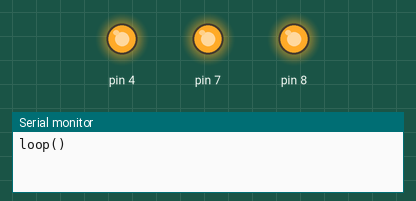
This sketch was run on a simulated Arduino Uno, built with avr-gcc and run on an emulated ATmega328P. On the bench: output pins drawn as LEDs (lit = HIGH), the last lines printed to the serial monitor.

Above: at 0.1 s.
At 4.1 s:
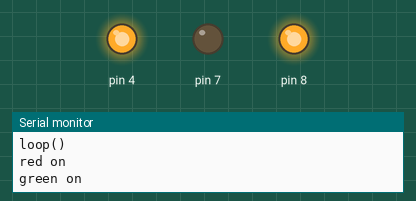
At 6.1 s:
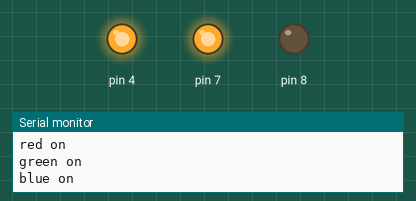
At 10.1 s:
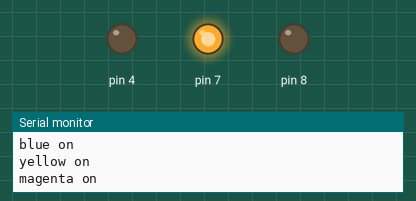
At 21.1 s:
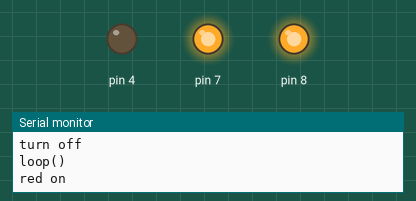
At 31.1 s:
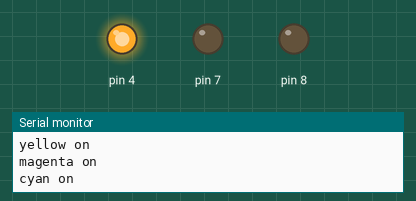
Timing chart, 0 to 34.5 s (numbered marks = the images above):
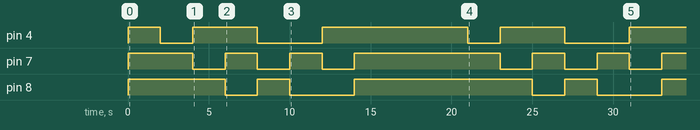

Measured:
- by itself, pin 4: HIGH → LOW at 2.0 s, → HIGH 2.0 s later, → LOW 4.0 s later, → HIGH 4.0 s later, … (8 changes in this stretch)
- by itself, pin 7: HIGH → LOW at 4.0 s, → HIGH 2.0 s later, → LOW 2.0 s later, → HIGH 2.0 s later, … (12 changes in this stretch)
- by itself, pin 8: HIGH → LOW at 6.0 s, → HIGH 2.0 s later, → LOW 2.0 s later, → HIGH 4.0 s later, … (8 changes in this stretch)

The sketch:

rgb-led-example.ino
```cpp
#include <RGBLED.h>

//RGB LED pins
const int RGB_RED = 4;        //300ohm resistor
const int RGB_GREEN = 7;      //200ohm resistor
const int RGB_BLUE = 8;       //160ohm resistor
const bool RGB_PWM = false;   //disable pulse width modulation option, limits RGB to red/green/blue/yellow/magenta/cyan/white

//enabling pwm will allow RGB to display full range of colors

//initialize RGBLEB object
RGBLED mRGB(RGB_RED, RGB_GREEN, RGB_BLUE, RGB_PWM);

void setup() {
  Serial.begin(9600);
}

void loop() {
  Serial.println("loop()");
  delay(2000);
  Serial.println("red on");
  mRGB.turnOnRedLED();
  delay(2000);
  Serial.println("green on");
  mRGB.turnOnGreenLED();
  delay(2000);
  Serial.println("blue on");
  mRGB.turnOnBlueLED();
  delay(2000);
  Serial.println("yellow on");
  mRGB.turnOnYellowLED();
  delay(2000);
  Serial.println("magenta on");
  mRGB.turnOnMagentaLED();
  delay(2000);Serial.println("cyan on");
  mRGB.turnOnCyanLED();
  delay(2000);Serial.println("turn off");
  mRGB.turnOffLED();
  delay(5000);


}
```
